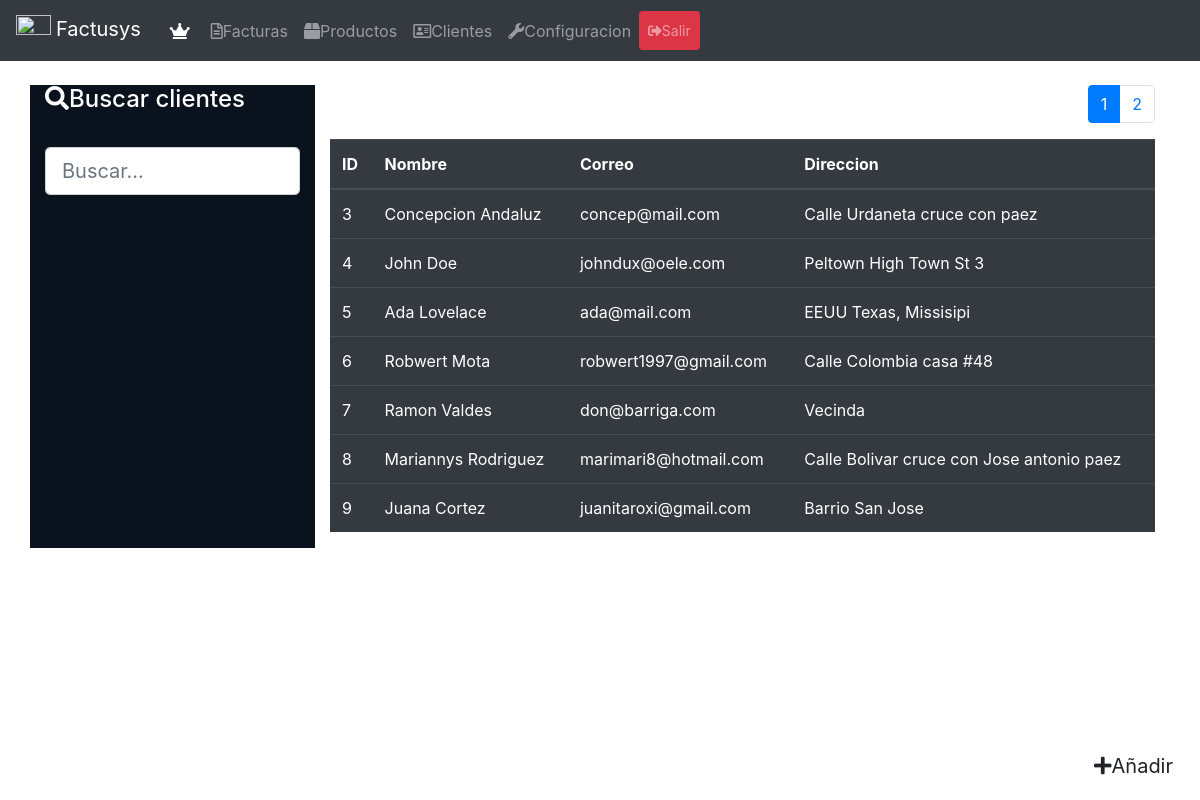
The app's page /public/clientes-view.php (signed in) with its own data.
### tables this page shows
CREATE TABLE IF NOT EXISTS usuario 
(
	id      INT(255) UNSIGNED AUTO_INCREMENT PRIMARY KEY,
	nombre    VARCHAR(50) NOT NULL,
	correo    VARCHAR(100) NOT NULL,
	password VARCHAR(255),
	role INT(10) DEFAULT 2,
	active TINYINT(1) DEFAULT 1,
	direccion VARCHAR(255),
	creado_en TIMESTAMP DEFAULT CURRENT_TIMESTAMP ON UPDATE CURRENT_TIMESTAMP
);

### public/clientes-view.php (the view, shortened to what this page needs)
<!DOCTYPE html>
<html lang="en">
<head>
	<link rel="stylesheet" type="text/css" href="node_modules/bootstrap/dist/css/bootstrap.css">
	<link rel="stylesheet" href="https://use.fontawesome.com/releases/v5.3.1/css/all.css">
	<link rel="stylesheet" type="text/css" href="public/assets/css/clientes.css">
</head>
<body>
<?php require_once 'includes/nav.php' ?>
<span class="addc"><button id="myBtn" class="btn btn-lg btn-default"><i class="fas fa-plus"></i>Añadir</button></span>
	<div class="container">
		<div class="row">
			<div class="cb-search col-md-3 col-sm-12">
				<h4><i class="fas fa-search"></i>Buscar clientes</h4>
				<hr>
				<form method="POST" action="">
					<input type="text" id="search_custom" name="squery" class="form-control form-control-lg"  placeholder="Buscar...">
				</form>
				<br>
				<hr>
			</div>
			<div class="col-md-9 col-sm-12">
				<table class="table table-dark">
				  <thead>
				    <tr>
				      <th scope="col">ID</th>
				      <th scope="col">Nombre</th>
				      <th scope="col">Correo</th>
				      <th scope="col">Direccion</th>
				    </tr>
				  </thead>
				<tbody class="clientesData">
			  <?php
				  	$db = getDB();
					$result = $db->query("SELECT COUNT(*) as clientes_totales FROM usuario WHERE role = 2");
					if ($nClientes = $result->fetchColumn()) {
							$nPaginas = ceil( $nClientes / N_CLIENTES_BYPAGE );
							$sql = 'SELECT * FROM usuario WHERE role = 2 ORDER BY id ASC LIMIT 0 , '.N_CLIENTES_BYPAGE;
							$resultClientes = $db->query($sql);
							if ($resultClientes->rowCount()>0) {
									$arrClientes = $resultClientes->fetchAll();
									foreach ($arrClientes as $cliente	) {
										echo '<tr>';
										echo '<td>'.$cliente['id'].'</td>';
										echo '<td>'.$cliente['nombre'].'</td>';
										echo '<td>'.$cliente['correo'].'</td>';
										echo '<td>'.$cliente['direccion'].'</td>';
										echo '</tr>';
									}
							}
							if ($nPaginas > 1) {
				        echo '<nav aria-label="Page navigation example">';
				        echo '<ul class="pagination justify-content-end">';
				        for ($i=1;$i<=$nPaginas;$i++) {
				            $class_active = '';
				            if ($i == 1) {
				                $class_active = 'active';
				            }
				            echo '<li class="page-item '.$class_active.'"><a class="page-link" href="#" data="'.$i.'">'.$i.'</a></li>';
				        }
				        echo '</ul>';
				        echo '</nav>';
							}
					}else{
						echo 'No hay clientes registrados.';
					}
				?>
					</tbody>
				</table>
			</div>
		</div>
	</div>
</body>
</html>

### public/includes/nav.php (shortened to what this page needs)
<nav class="navbar navbar-expand-md navbar-dark bg-dark mb-4">
     <a class="navbar-brand" href="inicio"><img class="img-fluid" src="https://images-na.ssl-images-amazon.com/images/I/41Y4fyn7HAL.png" width="35" height="35" style="margin-right: 5px" alt="">Factusys</a>
     <div class="collapse navbar-collapse" id="navbarCollapse">
       <ul class="navbar-nav mr-auto">
         <li class="nav-item">
           <span class="nav-link" style="color: white; cursor: default;"><i style="margin: 0 5px;" class="fas fa-crown"></i><?php echo $_SESSION['user_data']->nombre; ?></span>
         </li>
         <li class="nav-item">
           <a class="nav-link" href="facturas"><i class="far fa-file-alt"></i>Facturas</a>
         </li>
         <li class="nav-item">
           <a class="nav-link" href="productos"><i class="fas fa-box"></i>Productos</a>
         </li>
         <li class="nav-item">
           <a class="nav-link" href="clientes"><i class="far fa-address-card"></i>Clientes</a>
         </li>
         <li class="nav-item">
           <a class="nav-link" href="configuracion"><i class="fas fa-wrench"></i>Configuracion</a>
         </li>
         <li class="nav-item">
           <a class="nav-link btn btn-sm btn-danger " href="logout"><i class="fas fa-sign-out-alt"></i>Salir</a>
         </li>
       </ul>
     </div>
   </nav>

### public/assets/css/clientes.css (style rules this page uses)
.cb-search { width: 80%; background-color: #0A121D; color: white; }
.addc { position: fixed; z-index: 1; right: 10px; bottom: 10px; }

### records on screen
usuario: id "3", nombre "Concepcion Andaluz", correo "concep@mail.com", direccion "Calle Urdaneta cruce con paez"
usuario: id "4", nombre "John Doe", correo "johndux@oele.com", direccion "Peltown High Town St 3"
usuario: id "5", nombre "Ada Lovelace", correo "ada@mail.com", direccion "EEUU Texas, Missisipi"
usuario: id "6", nombre "Robwert Mota", correo "robwert1997@gmail.com", direccion "Calle Colombia casa #48"
usuario: id "7", nombre "Ramon Valdes", correo "don@barriga.com", direccion "Vecinda"
usuario: id "8", nombre "Mariannys Rodriguez", correo "marimari8@hotmail.com", direccion "Calle Bolivar cruce con Jose antonio paez"
usuario: id "9", nombre "Juana Cortez", correo "juanitaroxi@gmail.com", direccion "Barrio San Jose"
